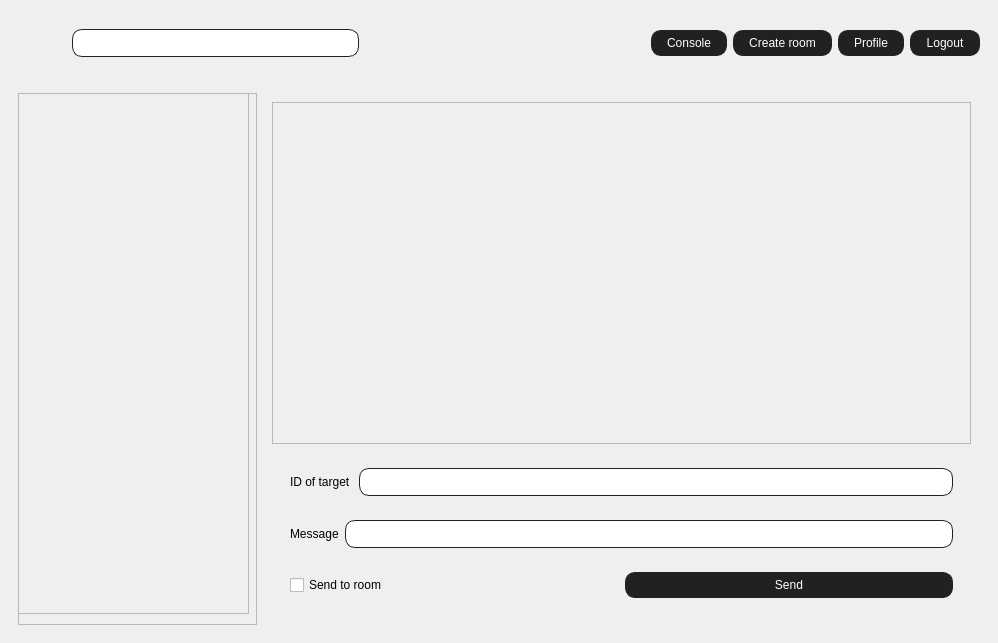
<?xml version="1.0" encoding="UTF-8"?>
<ui version="4.0">
 <class>MainWindow</class>
 <widget class="QMainWindow" name="MainWindow">
  <property name="geometry">
   <rect>
    <x>0</x>
    <y>0</y>
    <width>998</width>
    <height>643</height>
   </rect>
  </property>
  <property name="windowTitle">
   <string>MainWindow</string>
  </property>
  <property name="styleSheet">
   <string notr="true">QWidget[class=&quot;MainWidget&quot;]{
	background-color: #a8a8a8;
}

QWidget[class=&quot;MenuWidget&quot;]{
	background-color: #fff;
	border-radius: 10px;
}

QLineEdit {
	border-radius: 10px;
	border: 1px solid #212121;
	padding: 5px 15px;
}

QPushButton {
	background-color: #212121;
	color: white;
	border-radius: 10px;
	padding: 5px 15px;
	border: 1px solid #212121;
}

QPushButton:hover {
	background-color: #fff;
	color: #212121
}</string>
  </property>
  <widget class="QWidget" name="centralwidget">
   <property name="class" stdset="0">
    <string>MainWidget</string>
   </property>
   <layout class="QVBoxLayout" name="verticalLayout" stretch="1,8">
    <item>
     <widget class="QWidget" name="widget" native="true">
      <property name="class" stdset="0">
       <string>MenuWidget</string>
      </property>
      <layout class="QHBoxLayout" name="horizontalLayout">
       <item>
        <widget class="QLabel" name="logo">
         <property name="minimumSize">
          <size>
           <width>48</width>
           <height>48</height>
          </size>
         </property>
         <property name="maximumSize">
          <size>
           <width>48</width>
           <height>48</height>
          </size>
         </property>
         <property name="text">
          <string/>
         </property>
         <property name="pixmap">
          <pixmap resource="../resources/resources.qrc">:/logo.svg</pixmap>
         </property>
         <property name="scaledContents">
          <bool>true</bool>
         </property>
        </widget>
       </item>
       <item>
        <widget class="QLineEdit" name="searchBar">
         <property name="class" stdset="0">
          <string>searchBar</string>
         </property>
        </widget>
       </item>
       <item>
        <spacer name="horizontalSpacer">
         <property name="orientation">
          <enum>Qt::Orientation::Horizontal</enum>
         </property>
         <property name="sizeHint" stdset="0">
          <size>
           <width>40</width>
           <height>20</height>
          </size>
         </property>
        </spacer>
       </item>
       <item>
        <widget class="QPushButton" name="btnConsole">
         <property name="text">
          <string>Console</string>
         </property>
        </widget>
       </item>
       <item>
        <widget class="QPushButton" name="btnCreateRoom">
         <property name="text">
          <string>Create room</string>
         </property>
        </widget>
       </item>
       <item>
        <widget class="QPushButton" name="btnProfile">
         <property name="text">
          <string>Profile</string>
         </property>
        </widget>
       </item>
       <item>
        <widget class="QPushButton" name="btnLogout">
         <property name="text">
          <string>Logout</string>
         </property>
        </widget>
       </item>
      </layout>
     </widget>
    </item>
    <item>
     <widget class="QWidget" name="widget_2" native="true">
      <layout class="QHBoxLayout" name="horizontalLayout_2" stretch="1,3">
       <item>
        <widget class="QFrame" name="frame">
         <property name="frameShape">
          <enum>QFrame::Shape::StyledPanel</enum>
         </property>
         <property name="frameShadow">
          <enum>QFrame::Shadow::Raised</enum>
         </property>
         <widget class="QScrollArea" name="scrollArea">
          <property name="geometry">
           <rect>
            <x>0</x>
            <y>0</y>
            <width>231</width>
            <height>521</height>
           </rect>
          </property>
          <property name="widgetResizable">
           <bool>true</bool>
          </property>
          <widget class="QWidget" name="scrollAreaWidgetContents">
           <property name="geometry">
            <rect>
             <x>0</x>
             <y>0</y>
             <width>229</width>
             <height>519</height>
            </rect>
           </property>
          </widget>
         </widget>
        </widget>
       </item>
       <item>
        <widget class="QWidget" name="widget_3" native="true">
         <layout class="QVBoxLayout" name="verticalLayout_2" stretch="1,0">
          <item>
           <widget class="QScrollArea" name="scrollArea_2">
            <property name="widgetResizable">
             <bool>true</bool>
            </property>
            <widget class="QWidget" name="scrollAreaWidgetContents_2">
             <property name="geometry">
              <rect>
               <x>0</x>
               <y>0</y>
               <width>686</width>
               <height>289</height>
              </rect>
             </property>
            </widget>
           </widget>
          </item>
          <item>
           <widget class="QWidget" name="widget_4" native="true">
            <layout class="QVBoxLayout" name="verticalLayout_3">
             <item>
              <widget class="QWidget" name="widget_5" native="true">
               <layout class="QHBoxLayout" name="horizontalLayout_3">
                <item>
                 <widget class="QLabel" name="labelTargetID">
                  <property name="text">
                   <string>ID of target </string>
                  </property>
                 </widget>
                </item>
                <item>
                 <widget class="QLineEdit" name="editTargetID"/>
                </item>
               </layout>
              </widget>
             </item>
             <item>
              <widget class="QWidget" name="widget_6" native="true">
               <layout class="QHBoxLayout" name="horizontalLayout_4">
                <item>
                 <widget class="QLabel" name="labelMess">
                  <property name="text">
                   <string>Message</string>
                  </property>
                 </widget>
                </item>
                <item>
                 <widget class="QLineEdit" name="editMess"/>
                </item>
               </layout>
              </widget>
             </item>
             <item>
              <widget class="QWidget" name="widget_7" native="true">
               <layout class="QHBoxLayout" name="horizontalLayout_5">
                <item>
                 <widget class="QCheckBox" name="checkSendRoom">
                  <property name="text">
                   <string>Send to room</string>
                  </property>
                 </widget>
                </item>
                <item>
                 <widget class="QPushButton" name="btnSend">
                  <property name="text">
                   <string>Send</string>
                  </property>
                 </widget>
                </item>
               </layout>
              </widget>
             </item>
            </layout>
           </widget>
          </item>
         </layout>
        </widget>
       </item>
      </layout>
     </widget>
    </item>
   </layout>
  </widget>
 </widget>
 <resources>
  <include location="../resources/resources.qrc"/>
 </resources>
 <connections/>
</ui>
